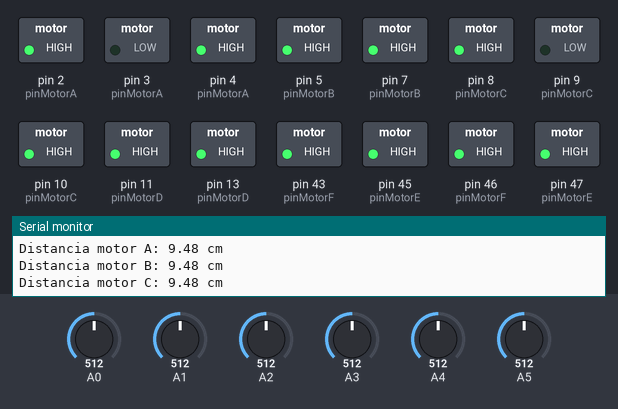
A sketch run on a simulated Arduino Mega 2560, built with avr-gcc and run on an emulated ATmega2560. On the bench: switched loads named in the sketch (green lamp = pin HIGH), the last lines printed to the serial monitor. The inputs (shaded band) are chosen by the test bench; at power-on: A2 = 512, A0 = 512, A1 = 512, A3 = 512, A4 = 512, A5 = 512.

Above: at 1.3 s.
1.4 s: A2 set to 30
At 2.8 s:
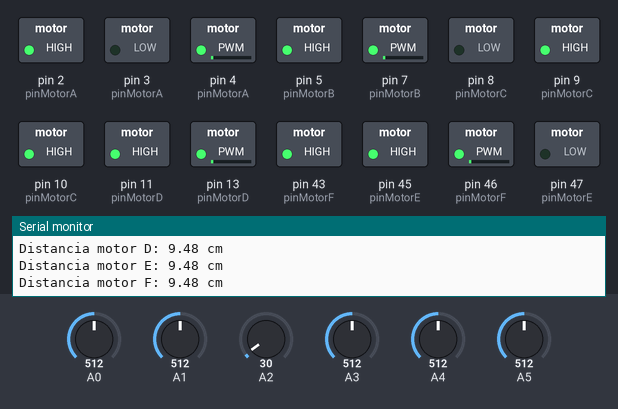
3.1 s: A0 set to 279
At 3.6 s:
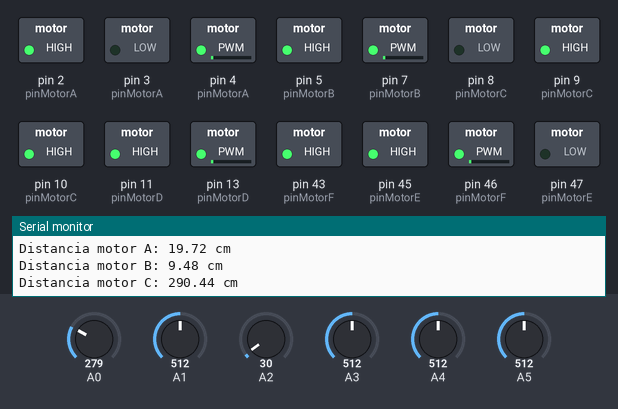
6.1 s: A0 set to 250
At 7.6 s:
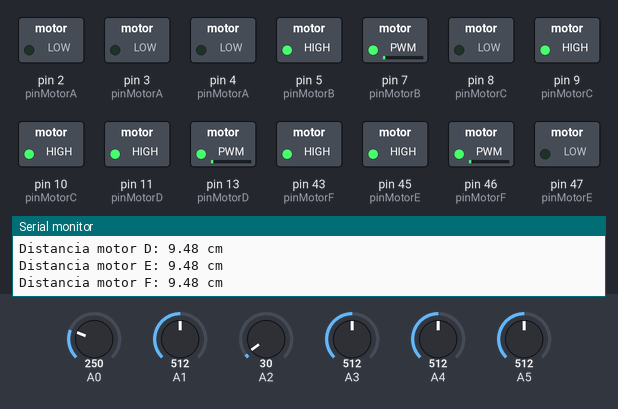
8.3 s: A1 set to 273
At 9.6 s:
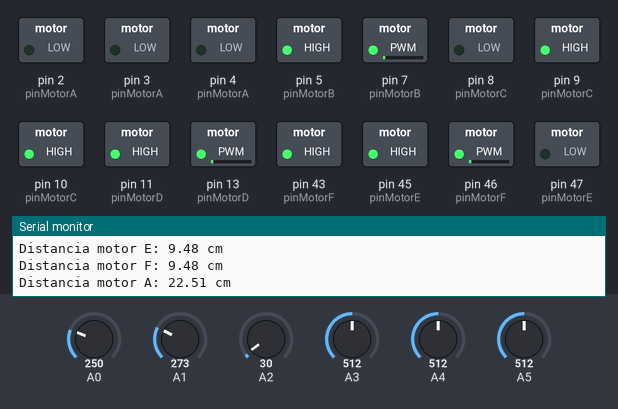
11.3 s: A1 set to 256
At 12.8 s:
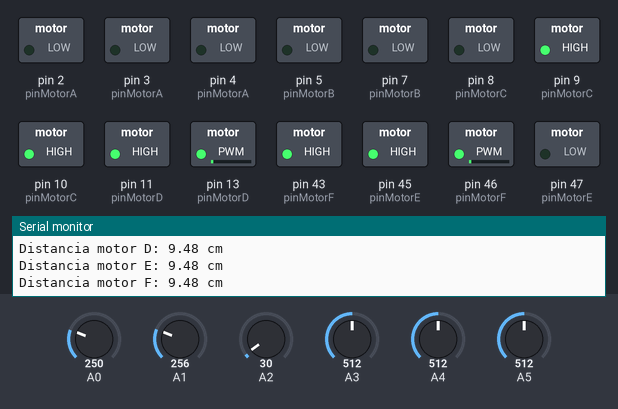
13.5 s: A3 set to 278
16.5 s: A3 set to 251
At 18.1 s:
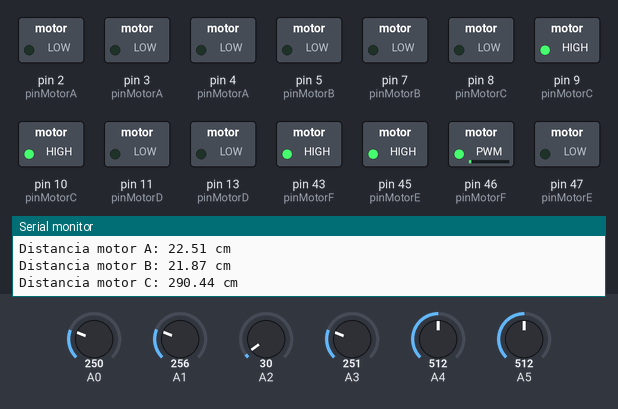
Timing chart, 0 to 19.6 s (numbered marks = the images above; inputs shaded):
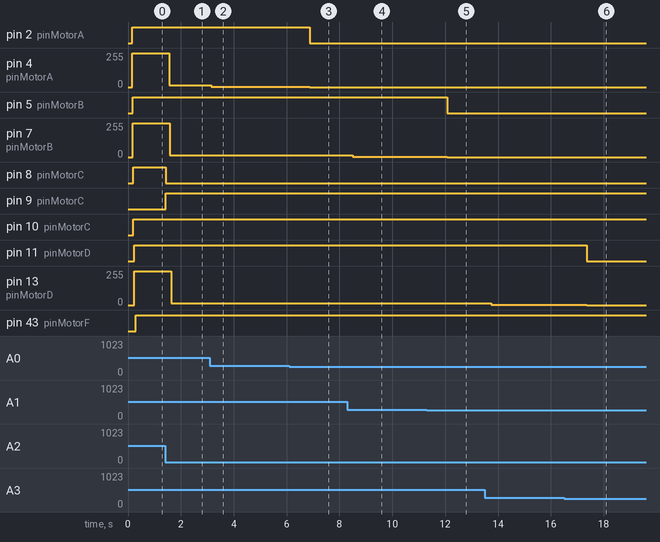

The sketch:

controlCinematicaPWM.ino
```cpp
#include <Arduino.h>
#include "stewart_kinematics.h"

const int Nsensores = 6; // Número de sensores

// Definiciones de pines para los motores
const int pinMotorA[3] = {4, 2, 3}; // ENA, IN1, IN2
const int pinMotorB[3] = {7, 5, 6}; // ENB, IN3, IN4
const int pinMotorC[3] = {10, 8, 9}; // ENC, IN5, IN6
const int pinMotorD[3] = {13, 11, 12}; // END, IN7, IN8
const int pinMotorE[3] = {47, 45, 44}; // ENE, IN9, IN10
const int pinMotorF[3] = {46, 43, 42}; // ENF, IN11, IN12

const int* pinMotors[Nsensores] = {pinMotorA, pinMotorB, pinMotorC, pinMotorD, pinMotorE, pinMotorF};

int baseSpeed = 255; // Velocidad base de los motores
float medida[Nsensores]; // Medidas objetivo en cm, calculadas más adelante
const float tolerancia = 1.5; // Tolerancia en cm
const int iteracionesParaDetener = 5; // Número de iteraciones necesarias dentro de la tolerancia para detener el motor

// Estructura para los datos de los sensores
struct datosSensor {
  float a;
  float b;
};

datosSensor sensor[Nsensores];

// Contadores para el número de iteraciones dentro de la tolerancia
int contadorDentroTolerancia[Nsensores] = {0, 0, 0, 0, 0, 0};

// Función para calcular la distancia
float distan(int pin, int muestras, struct datosSensor s) {
  long suma = 0;
  for (int i = 0; i < muestras; i++) {
    suma += analogRead(pin);
  }
  float adc = suma / muestras;
  float distancia_cm = s.a * pow(adc, s.b);
  return distancia_cm;
}

void setup() {
  Serial.begin(9600);

  // Configuración de pines de salida para los motores
  for (int i = 0; i < Nsensores; i++) {
    pinMode(pinMotors[i][0], OUTPUT); // ENx
    pinMode(pinMotors[i][1], OUTPUT); // IN1
    pinMode(pinMotors[i][2], OUTPUT); // IN2
  }

  // Inicialización de datos de sensores
  for (int i = 0; i < Nsensores; i++) {
    sensor[i].a = 17569.7;
    sensor[i].b = -1.2062;
  }

  // Inicializar posiciones objetivo y calcular longitudes objetivo de los actuadores
  float B[3][6], P[3][6];
  define_anchor_points(B, P, 23.0, 23.0, 30.0);

  float x = 0, y = 0, z =5; // Posición objetivo
  float roll = 0, pitch = 0, yaw = 0; // Orientación objetivo

  stewart_inverse_kinematics(medida, x, y, z, roll, pitch, yaw, B, P);

  // Ajustar las medidas restando 14.5 cm (distancia fuera del sensor)
  for (int i = 0; i < Nsensores; i++) {
    medida[i] -= 14.5;
  }

  // Imprimir longitudes objetivo
  Serial.println("Longitudes objetivo de los actuadores:");
  for (int i = 0; i < Nsensores; i++) {
    Serial.print("Actuador ");
    Serial.print(char('A' + i));
    Serial.print(": ");
    Serial.print(medida[i]);
    Serial.println(" cm");
  }
}

void loop() {
  float maxDistancia = 0;
  float distanciaError[Nsensores];

  // Calcular las diferencias de distancia para cada actuador y encontrar la mayor diferencia
  for (int i = 0; i < Nsensores; i++) {
    float D_cm = distan(A0 + i, 50, sensor[i]);
    distanciaError[i] = abs(D_cm - medida[i]);
    if (distanciaError[i] > maxDistancia) {
      maxDistancia = distanciaError[i];
    }
  }

  // Control de distancia para cada actuador
  for (int i = 0; i < Nsensores; i++) {
    float D_cm = distan(A0 + i, 50, sensor[i]);
    Serial.print("Distancia motor ");
    Serial.print(char('A' + i));
    Serial.print(": ");
    Serial.print(D_cm);
    Serial.println(" cm");

    // Calcular velocidad proporcional a la distancia
    int motorSpeed = (distanciaError[i] / maxDistancia) * baseSpeed;

    // Control del motor basado en la distancia medida
    if (distanciaError[i] <= tolerancia) {
      contadorDentroTolerancia[i]++;
    } else {
      contadorDentroTolerancia[i] = 0;
      if (D_cm > medida[i]) {
        moveBackward(pinMotors[i], motorSpeed);
      } else if (D_cm < medida[i]) {
        moveForward(pinMotors[i], motorSpeed);
      }
    }

    // Si el contador ha alcanzado el número de iteraciones para detener
    if (contadorDentroTolerancia[i] >= iteracionesParaDetener) {
      fullStop(pinMotors[i]);
    }
  }
}

// FUNCIONES PARA CONTROLAR LOS MOTORES
void moveForward(const int* pinMotor, int speed) {
  digitalWrite(pinMotor[1], HIGH);
  digitalWrite(pinMotor[2], LOW);
  analogWrite(pinMotor[0], speed);
}

void moveBackward(const int* pinMotor, int speed) {
  digitalWrite(pinMotor[1], LOW);
  digitalWrite(pinMotor[2], HIGH);
  analogWrite(pinMotor[0], speed);
}

void fullStop(const int* pinMotor) {
  digitalWrite(pinMotor[1], LOW);
  digitalWrite(pinMotor[2], LOW);
  analogWrite(pinMotor[0], 0);
}
```

stewart_kinematics.cpp
```cpp
// stewart_kinematics.c

#include "stewart_kinematics.h"
#include <math.h>

void define_anchor_points(float B[3][6], float P[3][6], float r_base, float r_plat, float height_plat) {
  float theta_base[6];
  float theta_plat[6];
  for (int i = 0; i < 6; i++) {
    theta_base[i] = 2 * M_PI / 6 * i;
    theta_plat[i] = 2 * M_PI / 6 * i + M_PI / 6;
  }

  for (int i = 0; i < 6; i++) {
    B[0][i] = r_base * cos(theta_base[i]);
    B[1][i] = r_base * sin(theta_base[i]);
    B[2][i] = 0;

    P[0][i] = r_plat * cos(theta_plat[i]);
    P[1][i] = r_plat * sin(theta_plat[i]);
    P[2][i] = height_plat;
  }
}

void eul2rotm(float R[3][3], float yaw, float pitch, float roll) {
  float cy = cos(yaw);
  float sy = sin(yaw);
  float cp = cos(pitch);
  float sp = sin(pitch);
  float cr = cos(roll);
  float sr = sin(roll);

  R[0][0] = cy * cp;
  R[0][1] = cy * sp * sr - sy * cr;
  R[0][2] = cy * sp * cr + sy * sr;
  R[1][0] = sy * cp;
  R[1][1] = sy * sp * sr + cy * cr;
  R[1][2] = sy * sp * cr - cy * sr;
  R[2][0] = -sp;
  R[2][1] = cp * sr;
  R[2][2] = cp * cr;
}

void stewart_inverse_kinematics(float d[6], float x, float y, float z, float roll, float pitch, float yaw, float B[3][6], float P[3][6]) {
  float R[3][3];
  eul2rotm(R, yaw, pitch, roll);

  float pos[3] = {x, y, z};
  float plat_positions[3][6];

  for (int i = 0; i < 6; i++) {
    for (int j = 0; j < 3; j++) {
      plat_positions[j][i] = R[j][0] * P[0][i] + R[j][1] * P[1][i] + R[j][2] * P[2][i] + pos[j];
    }
  }

  for (int i = 0; i < 6; i++) {
    float dx = plat_positions[0][i] - B[0][i];
    float dy = plat_positions[1][i] - B[1][i];
    float dz = plat_positions[2][i] - B[2][i];
    d[i] = sqrt(dx * dx + dy * dy + dz * dz);
  }
}
```

stewart_kinematics.h
```cpp
// stewart_kinematics.h

#ifndef STEWART_KINEMATICS_H
#define STEWART_KINEMATICS_H

#ifdef __cplusplus
extern "C" {
#endif

void define_anchor_points(float B[3][6], float P[3][6], float r_base, float r_plat, float height_plat);
void eul2rotm(float R[3][3], float yaw, float pitch, float roll);
void stewart_inverse_kinematics(float d[6], float x, float y, float z, float roll, float pitch, float yaw, float B[3][6], float P[3][6]);

#ifdef __cplusplus
}
#endif

#endif
```

Measured:
- the behaviour switches between 266 and 265 on A0 (found by bisection; images 2 and 3)
- the behaviour switches between 266 and 265 on A1 (found by bisection; images 4 and 5)
- after the input at 1.4 s, pin 4 (pinMotorA): 255/255 → 12/255 after 0.16 s; pin 7 (pinMotorB): 255/255 → 12/255 after 0.17 s; pin 8 (pinMotorC): HIGH → LOW at once; pin 9 (pinMotorC): LOW → HIGH at once; pin 13 (pinMotorD): 255/255 → 12/255 after 0.23 s
- after the input at 3.1 s, pin 4 (pinMotorA): 12/255 → 2/255 after 0.05 s
- after the input at 6.1 s, pin 2 (pinMotorA): HIGH → LOW after 0.78 s; pin 4 (pinMotorA): 2/255 → 0/255 after 0.78 s
- after the input at 8.3 s, pin 7 (pinMotorB): 12/255 → 2/255 after 0.20 s
- after the input at 11.3 s, pin 5 (pinMotorB): HIGH → LOW after 0.78 s; pin 7 (pinMotorB): 2/255 → 0/255 after 0.78 s
- after the input at 13.5 s, pin 13 (pinMotorD): 12/255 → 2/255 after 0.25 s
- after the input at 16.5 s, pin 11 (pinMotorD): HIGH → LOW after 0.85 s; pin 13 (pinMotorD): 2/255 → 0/255 after 0.85 s
